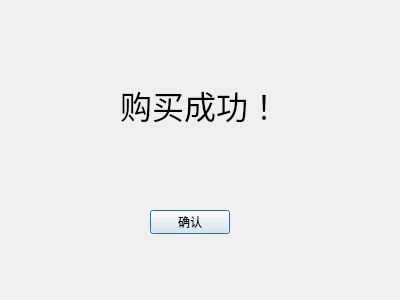
<?xml version="1.0" encoding="UTF-8"?>
<ui version="4.0">
 <class>buy_true</class>
 <widget class="QDialog" name="buy_true">
  <property name="geometry">
   <rect>
    <x>0</x>
    <y>0</y>
    <width>400</width>
    <height>300</height>
   </rect>
  </property>
  <property name="windowTitle">
   <string>Dialog</string>
  </property>
  <widget class="QLabel" name="label">
   <property name="geometry">
    <rect>
     <x>120</x>
     <y>80</y>
     <width>151</width>
     <height>51</height>
    </rect>
   </property>
   <property name="text">
    <string>&lt;html&gt;&lt;head/&gt;&lt;body&gt;&lt;p&gt;&lt;span style=&quot; font-size:24pt;&quot;&gt;购买成功！&lt;/span&gt;&lt;/p&gt;&lt;/body&gt;&lt;/html&gt;</string>
   </property>
  </widget>
  <widget class="QPushButton" name="pushButton">
   <property name="geometry">
    <rect>
     <x>150</x>
     <y>210</y>
     <width>80</width>
     <height>24</height>
    </rect>
   </property>
   <property name="text">
    <string>确认</string>
   </property>
  </widget>
 </widget>
 <resources/>
 <connections/>
</ui>
